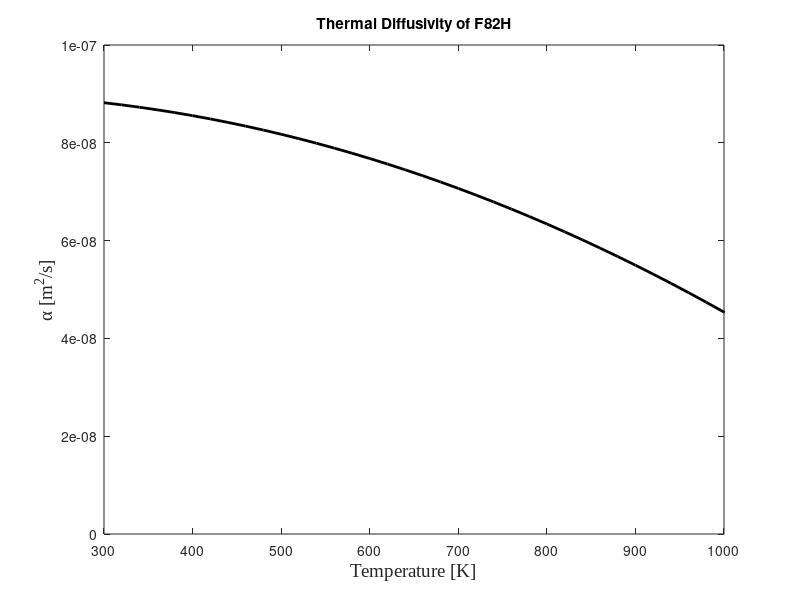

This chart was generated by the following MATLAB code: (Note: this script raises an error after producing the figure.)

fsize=14;
T=300:20:6000;
n=size(T,2)
k=zeros(n,1);

F82H_alpha=@(T) 1e-6*(0.089188+1.4051e-5* T-5.7859e-8* T^2);

for i=1:n
k(i)=F82H_alpha(T(i));
end

figure( 'Name', 'W Thermal Diffusivity' );
plot(T,k,'k','LineWidth',2)
xlabel('Temperature [K]','FontName','Times New Roman','FontSize',fsize)
ylabel('\alpha [m^2/s]','FontSize',fsize,'FontName', 'Times New Roman')
xlim([300 1000])
ylim([0 1e-7])
title('Thermal Diffusivity of F82H')
ax = gca;
ax.FontSize = fsize; 
hold off